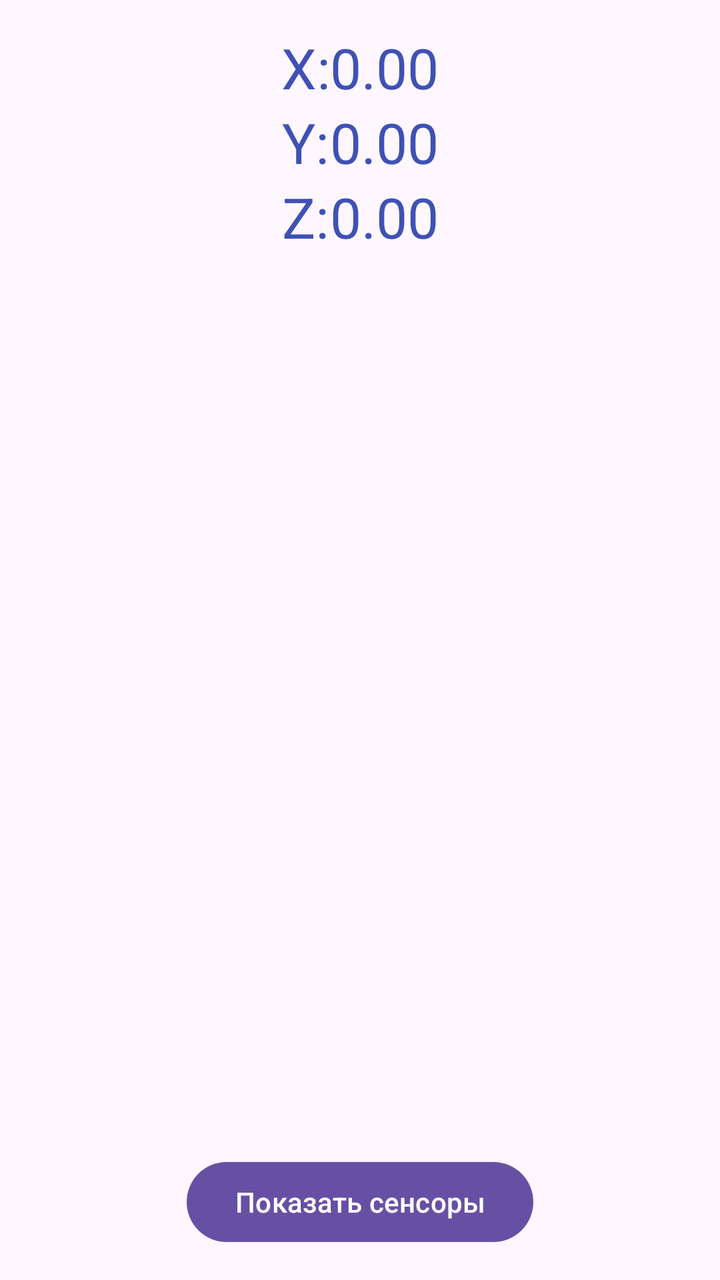
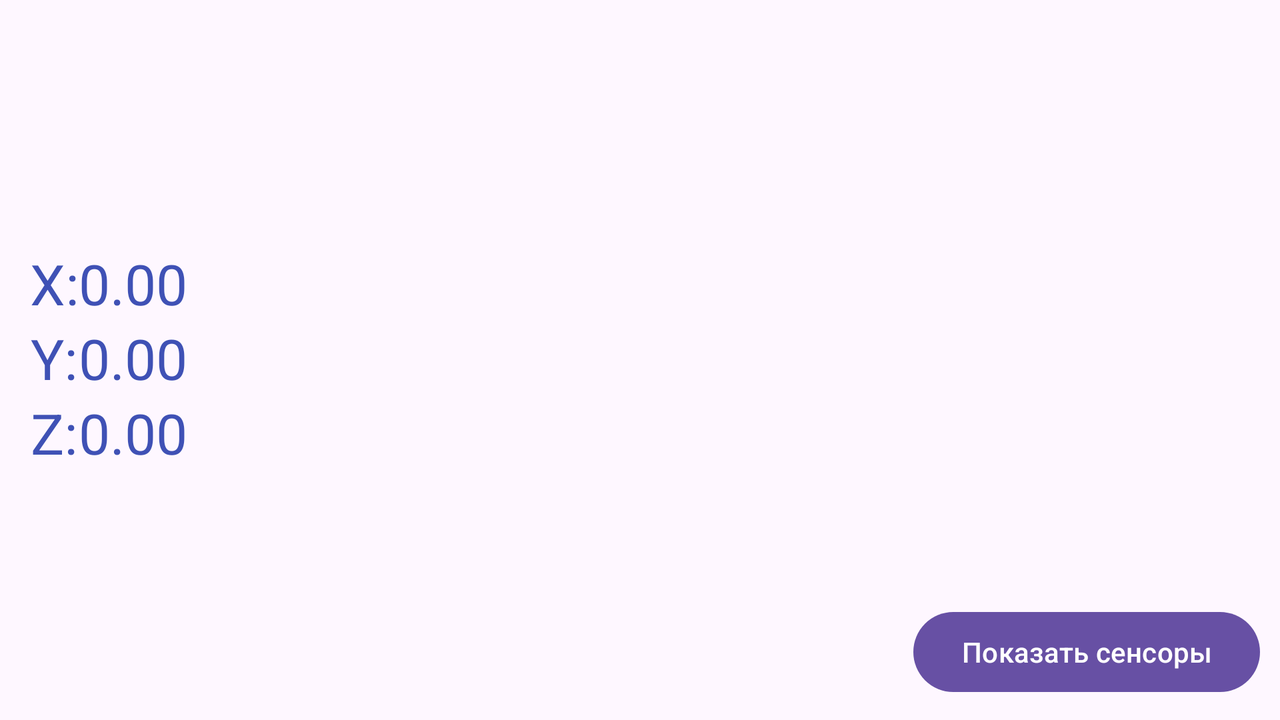

One screen, two layout resources from the same app: the default and the repository's alternative for another configuration. Each is rendered where Android would select it; the XML of both is given below.
<!-- AndroidManifest.xml: application theme Theme.Lab2GameRotationVector -->
<!-- res/layout/activity_main.xml -->
<?xml version="1.0" encoding="utf-8"?>
<androidx.constraintlayout.widget.ConstraintLayout xmlns:android="http://schemas.android.com/apk/res/android"
    xmlns:app="http://schemas.android.com/apk/res-auto"
    xmlns:tools="http://schemas.android.com/tools"
    android:id="@+id/mainLayout"
    android:layout_width="match_parent"
    android:layout_height="match_parent"
    tools:context=".MainActivity">

    <TableLayout
        android:id="@+id/tableLayout"
        android:layout_width="wrap_content"
        android:layout_height="wrap_content"
        android:layout_marginStart="162dp"
        android:layout_marginTop="15dp"
        android:layout_marginEnd="162dp"
        app:layout_constraintEnd_toEndOf="parent"
        app:layout_constraintStart_toStartOf="parent"
        app:layout_constraintTop_toTopOf="parent">

        <TableRow

            android:layout_width="match_parent"
            android:layout_height="match_parent">

            <TextView
                android:id="@+id/textView"
                android:layout_width="wrap_content"
                android:layout_height="wrap_content"
                android:text="@string/lableX" />

            <TextView
                android:id="@+id/x_value"
                android:layout_width="wrap_content"
                android:layout_height="wrap_content"
                android:text="@string/Zeros" />
        </TableRow>

        <TableRow
            android:layout_width="match_parent"
            android:layout_height="match_parent">

            <TextView
                android:id="@+id/textView2"
                android:layout_width="wrap_content"
                android:layout_height="wrap_content"
                android:text="@string/lableY" />

            <TextView
                android:id="@+id/y_value"
                android:layout_width="wrap_content"
                android:layout_height="wrap_content"
                android:text="@string/Zeros" />
        </TableRow>

        <TableRow
            android:layout_width="match_parent"
            android:layout_height="match_parent">

            <TextView
                android:id="@+id/textView3"
                android:layout_width="wrap_content"
                android:layout_height="wrap_content"
                android:text="@string/lableZ" />

            <TextView
                android:id="@+id/z_value"
                android:layout_width="wrap_content"
                android:layout_height="wrap_content"
                android:text="@string/Zeros" />
        </TableRow>
    </TableLayout>

    <Button
        android:id="@+id/sensorsButton"
        android:layout_width="wrap_content"
        android:layout_height="wrap_content"
        android:layout_marginStart="119dp"
        android:layout_marginEnd="119dp"
        android:layout_marginBottom="15dp"
        android:onClick="goToSensors"
        android:text="@string/ShowSensors"
        app:layout_constraintBottom_toBottomOf="parent"
        app:layout_constraintEnd_toEndOf="parent"
        app:layout_constraintStart_toStartOf="parent" />

    <FrameLayout
        android:id="@+id/contentFrame"
        android:layout_width="match_parent"
        android:layout_height="0dp"
        android:layout_marginStart="15dp"
        android:layout_marginTop="10dp"
        android:layout_marginEnd="15dp"
        android:layout_marginBottom="10dp"
        android:background="@drawable/bg_widget"
        android:requiresFadingEdge="horizontal"
        app:layout_constraintBottom_toTopOf="@+id/sensorsButton"
        app:layout_constraintEnd_toEndOf="parent"
        app:layout_constraintStart_toStartOf="parent"
        app:layout_constraintTop_toBottomOf="@+id/tableLayout">

        <View
            android:id="@+id/demonstrationObject"
            android:layout_width="103dp"
            android:layout_height="103dp"
            android:layout_gravity="center"
            android:layout_margin="10dp"
            android:background="@drawable/ic_triangle_right"
            android:backgroundTint="@color/triangleColor"
            android:minWidth="1dp"
            android:padding="10dp"
            android:paddingVertical="10dp"
            android:rotation="-90" />

    </FrameLayout>

</androidx.constraintlayout.widget.ConstraintLayout>
<!-- resources referenced by this layout -->
<resources>
  <color name="triangleColor">#000000</color>
  <string name="ShowSensors">Показать сенсоры</string>
  <string name="Zeros">0.00</string>
  <string name="lableX">X:</string>
  <string name="lableY">Y:</string>
  <string name="lableZ">Z:</string>
  <style name="Theme.Lab2GameRotationVector" parent="Base.Theme.Lab2GameRotationVector">
          <item name="android:textViewStyle">@style/TextViewStyle</item>
      </style>
  <style name="Base.Theme.Lab2GameRotationVector" parent="Theme.Material3.DayNight.NoActionBar">
          <item name="android:statusBarColor">@android:color/black</item>
          
          
  
      </style>
  <style name="TextViewStyle">
          <item name="android:layout_width">0dp</item>
          <item name="android:layout_height">wrap_content</item>
          <item name="android:textColor">#3f51b5</item>
          <item name="android:textSize">28sp</item>
          <item name="android:gravity">center</item>
      </style>
</resources>
<!-- res/layout-land/activity_main.xml (the repository's variant of the layout above) -->
<!-- drawn on the phone turned sideways -->
<?xml version="1.0" encoding="utf-8"?>
<androidx.constraintlayout.widget.ConstraintLayout xmlns:android="http://schemas.android.com/apk/res/android"
    xmlns:app="http://schemas.android.com/apk/res-auto"
    xmlns:tools="http://schemas.android.com/tools"
    android:layout_width="match_parent"
    android:layout_height="match_parent"
    android:layout_gravity="center"
    tools:context=".MainActivity">

    <Button
        android:id="@+id/sensorsButton"
        android:layout_width="0dp"
        android:layout_height="wrap_content"
        android:layout_marginEnd="10dp"
        android:layout_marginBottom="10dp"
        android:onClick="goToSensors"
        android:text="@string/ShowSensors"
        app:layout_constraintBottom_toBottomOf="parent"
        app:layout_constraintEnd_toEndOf="parent" />

    <FrameLayout
        android:id="@+id/contentFrame"
        android:layout_width="0dp"
        android:layout_height="0dp"

        android:layout_marginStart="8dp"
        android:layout_marginTop="20dp"
        android:layout_marginEnd="10dp"
        android:layout_marginBottom="16dp"
        android:background="@drawable/bg_widget"
        android:hapticFeedbackEnabled="false"
        app:layout_constraintBottom_toTopOf="@+id/sensorsButton"
        app:layout_constraintEnd_toEndOf="parent"
        app:layout_constraintStart_toEndOf="@+id/tableLayout2"
        app:layout_constraintTop_toTopOf="parent">


        <View
            android:id="@+id/demonstrationObject"
            android:layout_width="103dp"
            android:layout_height="103dp"
            android:layout_gravity="center"
            android:layout_margin="10dp"
            android:background="@drawable/ic_triangle_right"
            android:backgroundTint="@color/triangleColor"
            android:minWidth="1dp"
            android:padding="10dp"
            android:paddingVertical="10dp"
            android:rotation="0" />

    </FrameLayout>

    <TableLayout
        android:id="@+id/tableLayout2"
        android:layout_width="110dp"
        android:layout_height="114dp"
        android:layout_marginHorizontal="15dp"
        app:layout_constraintBottom_toBottomOf="parent"
        app:layout_constraintStart_toStartOf="parent"
        app:layout_constraintTop_toTopOf="parent"
        tools:ignore="TextSizeCheck">

        <TableRow

            android:layout_width="match_parent"
            android:layout_height="match_parent">

            <TextView
                android:id="@+id/textView"
                android:layout_width="wrap_content"
                android:layout_height="wrap_content"
                android:text="@string/lableX" />

            <TextView
                android:id="@+id/x_value"
                android:layout_width="wrap_content"
                android:layout_height="wrap_content"
                android:text="@string/Zeros" />
        </TableRow>

        <TableRow
            android:layout_width="match_parent"
            android:layout_height="match_parent">

            <TextView
                android:id="@+id/textView2"
                android:layout_width="wrap_content"
                android:layout_height="wrap_content"
                android:text="@string/lableY" />

            <TextView
                android:id="@+id/y_value"
                android:layout_width="wrap_content"
                android:layout_height="wrap_content"
                android:text="@string/Zeros" />
        </TableRow>

        <TableRow
            android:layout_width="match_parent"
            android:layout_height="match_parent">

            <TextView
                android:id="@+id/textView3"
                android:layout_width="wrap_content"
                android:layout_height="wrap_content"
                android:text="@string/lableZ" />

            <TextView
                android:id="@+id/z_value"
                android:layout_width="wrap_content"
                android:layout_height="wrap_content"
                android:text="@string/Zeros" />

        </TableRow>
    </TableLayout>

</androidx.constraintlayout.widget.ConstraintLayout>
